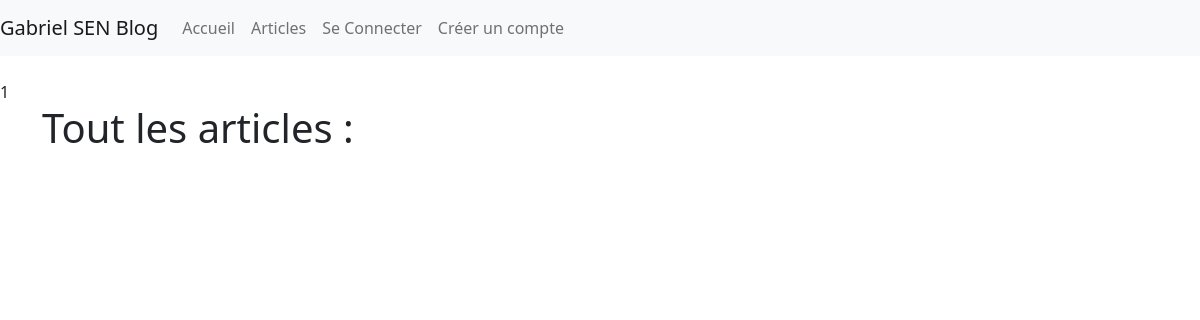
Page /articles on the earlier database version.
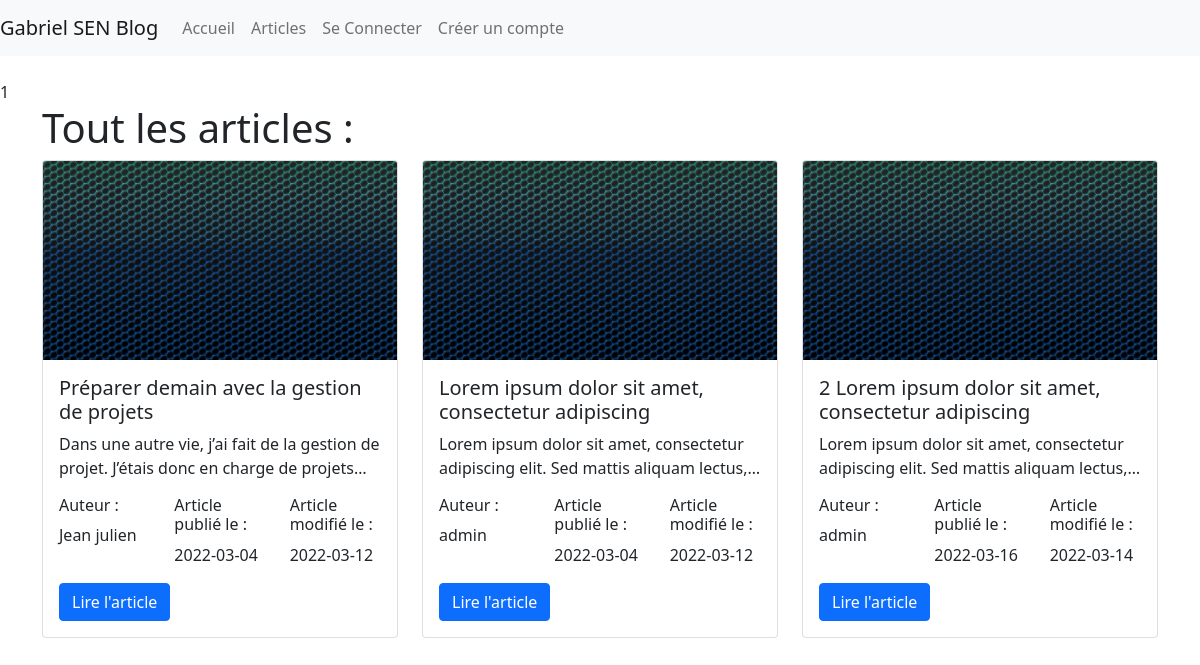
Same page on the later database version.
### tables this page shows
CREATE TABLE IF NOT EXISTS `articles` (
  `articles_id` int(11) NOT NULL AUTO_INCREMENT,
  `article_author_id` int(11) NOT NULL,
  `article_image` varchar(255) NOT NULL,
  `article_title` text NOT NULL,
  `article_subtitle` text,
  `article_content` text NOT NULL,
  `article_date_creation` date NOT NULL,
  `article_date_modification` date NOT NULL,
  PRIMARY KEY (`articles_id`),
  KEY `id_author` (`article_author_id`)
);

CREATE TABLE IF NOT EXISTS `user` (
  `user_id` int(11) NOT NULL AUTO_INCREMENT,
  `username` varchar(100) NOT NULL,
  `email` varchar(255) NOT NULL,
  `password` varchar(100) NOT NULL,
  `img` varchar(255) NOT NULL,
  `role` varchar(50) NOT NULL,
  `is_valid` int(1) NOT NULL,
  `clef` int(3) NOT NULL,
  PRIMARY KEY (`user_id`) USING BTREE,
  KEY `email` (`email`)
);

### src/controllers/MainController.php (called while the page is built, shortened)
<?php
abstract class MainController{
    protected function genererPage($data){
        extract($data);
        require_once($view);
        $content = ob_get_clean();
        require_once($template);
    }
}

### src/controllers/ArticlesController.php (called while the page is built)
<?php
require_once "src/model/articlesManager.php";
class ArticlesController extends MainController{
    private $articlesManager;
    public function afficherArticles(){
        $articles = $this->articlesManager->getArticles();
        $data_page = [
            "bodyClass" => "articles",
            "page_description" => "Description de la page d'accueil",
            "imgBase" => "./public/assets/images/article/articleBase.png",
            "titre" => "Tout les articles :",
            "view" => "src/views/articles.view.php",
            "template" => "src/views/template.view.php",
            "articles" => $articles
        ];
        $this->genererPage($data_page);
    }
    public function __construct(){
        $this->articlesManager = new ArticlesManager(new CommentsManager);
        $this->articlesManager->chargeArticles();
    }
}

### index.php (called while the page is built)
<?php
    require_once "src/controllers/routerController.php";
?>

### src/model/class/Security.class.php (called while the page is built, shortened)
<?php
class Security{
    public static function isLogged(){
        return (!empty($_SESSION['profil']));
    }
}

### src/model/ArticlesManager.php (called while the page is built, shortened)
<?php
    require_once "class/pdo.class.php";
    require_once "class/Article.class.php";
    class ArticlesManager extends Model{
        private $articles;
        private CommentsManager $commentsManager;
        public function __construct(CommentsManager $commentsManager ){
            $this->commentsManager = $commentsManager;
        }
        public function ajouterArticles($article){
            $this->articles[] = $article;
        }
        public function getArticles(){
            return $this->articles;
        }
        public function chargeArticles(){
            $req = $this->getBdd()->prepare(
                'SELECT articles.*, user.username
                FROM articles
                INNER JOIN user
                ON articles.article_author_id = user.user_id;'
                );
            $req->execute();
            $myArticles = $req->fetchAll(PDO::FETCH_ASSOC);
            foreach($myArticles as $article){
                $a = New Article(
                    $article['articles_id'],
                    $article['article_author_id'],
                    $article['article_image'],
                    $article['article_title'],
                    $article['article_subtitle'],
                    $article['article_content'],
                    $article['article_date_creation'],
                    $article['article_date_modification'],
                    $article['username'],
                    $this->commentsManager -> getComments($article['articles_id'])
                );
            }
        }
    }

### src/model/class/Article.class.php (called while the page is built, shortened)
<?php
class Article{
    private $id;
    private $image;
    private $title;
    private $texte;
    private $creationDate;
    private $modificationDate;
    private $username;
    public function __construct($id,$author,$image,$title,$subTitle,$texte,$creationDate,$modificationDate,$username, array $comments = []){
        $this->id = $id;
        $this->image = $image;
        $this->title = $title;
        $this->texte = $texte;
        $this->creationDate = $creationDate;
        $this->modificationDate = $modificationDate;
        $this->username = $username;
    }
    public function getId(){return $this->id;}
    public function getImage(){return $this->image;}
    public function getTitle(){return $this->title;}
    public function getTexte(){return $this->texte;}
    public function GetCreationDate(){return $this->creationDate;}
    public function getModificationDate(){return $this->modificationDate;}
    public function getUsername(){return $this->username;}
}

### src/model/class/pdo.class.php (called while the page is built, shortened)
<?php
abstract class Model{
    private static $pdo;
    private static function setbdd(){
        self::$pdo = new PDO('mysql:host=localhost;dbname=blog_tp_opcr;charset=utf8', 'root', '');
        self::$pdo->setAttribute(PDO::ATTR_ERRMODE,PDO::ERRMODE_WARNING);
    }
    protected function getBdd(){
        return self::$pdo;
    }
}

### src/model/CommentManager.php (called while the page is built, shortened)
<?php
    require_once "class/pdo.class.php";
    class CommentsManager extends Model{
        public function getComments(string $articleId){
            $req = $this->getBdd()->prepare(
                'SELECT comments.comment_id, comments.comment_text,comments.comment_date,comments.`user_id`, user.username
                FROM comments
                INNER JOIN user
                ON comments.user_id = user.user_id
                WHERE comment_article_id = :articleId');
            $req->bindParam('articleId', $articleId, PDO::PARAM_INT);
            $req->execute();
            $comments = $req->fetchAll(PDO::FETCH_ASSOC);
            $results = [];
            foreach($comments as $comment) {
                $results[] = new Comment(
                    $comment['comment_id'],
                    $comment['username'],
                    $comment['comment_text'],
                    $comment['comment_date']
                );
            }
            return $results;
        }
}

### src/views/articles.view.php (the view)
<?php
  require_once("src/model/class/Article.class.php");
  require_once("src/model/ArticlesManager.php");
?>
<?php
  for($i=0; $i < count($articles); $i++):
?>
  <div class="card_articles col-md-4 container_articles">
    <div class="card">
      <?php
        if(empty($articles[$i]->getImage())){
          echo '<img src="'.$imgBase.'"class="card-img-top" alt="...">';
        }else {
          echo '<img src="'.$articles[$i]->getImage().'" class="card-img-top" alt="...">';
        }
      ?>
      <div class="card-body">
        <h5 class="card-title"><?=$articles[$i]->getTitle()?></h5>
        <p class="card-text"><?=$articles[$i]->getTexte()?></p>
        <div class="row">
          <div class="col">
            <h6>Auteur : </h6>
            <p><?=$articles[$i]->getUsername()?></p>
          </div>
          <div class="col">
            <h6>Article publié le :</h6>
            <p><?=$articles[$i]->GetCreationDate()?></p>
          </div>
          <div class="col">
            <h6>Article modifié le :</h6>
            <p><?=$articles[$i]->getModificationDate()?></p>
          </div>
        </div>
        <a href="articleContent/<?= $articles[$i]->getId() ?>" class="btn btn-primary">Lire l'article</a>
      </div>
    </div>
  </div>
<?php endfor; ?>

### src/controllers/routerController.php (shortened to what this page needs)
<?=
require_once "src/model/class/Security.class.php";
$visitorController = new VisitorController();
require_once "ArticlesController.php";
$articlesController = new ArticlesController;
try {
  if(empty($_GET['page'])){
      $page = "home";
  } else {
      $url = explode("/", filter_var($_GET['page'],FILTER_SANITIZE_URL));
      $page = $url[0];
  }
  switch($page){
    case "articles" : $articlesController->afficherArticles();
    break;
  }
} catch (Exception $e){
  $visitorController->pageErreur($e->getMessage());
}
?>

### src/views/template.view.php (shortened to what this page needs)
<!DOCTYPE html>
<html lang="en">
<head>
  <link href="https://cdn.jsdelivr.net/npm/bootstrap@5.1.3/dist/css/bootstrap.min.css" rel="stylesheet">
  <link rel="stylesheet" href="https://cdn.jsdelivr.net/npm/bootstrap-icons@1.9.1/font/bootstrap-icons.css">
  <link rel="stylesheet" href="css/style.css ">
  <link rel="stylesheet" href="../css/style.css ">
  <link rel="stylesheet" href="css/fa/all.min.css ">
  <link rel="stylesheet" href="../css/fa/all.min.css ">
</head>
<body class="<?=$bodyClass?>">
<?php include('components/header.php'); ?>
<div class="container w-70 mx-auto">
  <div class="row">
    <h1> <?= $titre ?> </h1>
    <?= $content ?>
  </div>
</div>
</body>
</html>

### components/header.php (shortened to what this page needs)
<nav class="navbar navbar-expand-lg navbar-light bg-light sticky">
    <a class="navbar-brand" href="#">Gabriel SEN Blog</a>
    <div class="collapse navbar-collapse" id="navbarText">
        <ul class="navbar-nav mr-auto">
            <li class="nav-item active">
                <a class="nav-link" href="<?= URL; ?>home">Accueil</a>
            </li>
            <li class="nav-item">
                <a class="nav-link" href="<?= URL; ?>articles">Articles</a>
            </li>
            <?php if(!Security::islogged()) : ?>
                <li class="nav-item">
                    <a class="nav-link" href="<?= URL; ?>login">Se Connecter</a>
                </li>
                <li class="nav-item">
                    <a class="nav-link" href="<?= URL; ?>creataccount">Créer un compte</a>
                </li>
            <?php endif ; ?>
        </ul>
    </div>
    </nav>

### css/style.css (style rules this page uses)
body { position: relative; padding-top: 5rem; }
.container_articles .card { width: 100%; }
.container_articles .card .card-body .card-text { overflow: hidden; text-overflow: ellipsis; display: -webkit-box; -webkit-line-clamp: 2; line-clamp: 2; -webkit-box-orient: vertical; }
nav.sticky { position: fixed; top: 0; width: 100%; }

Differences in the rows shown:
added articles: article_title "Préparer demain avec la gestion de projets", article_content "Dans une autre vie, j’ai fait de la gestion de projet. J’étais donc en charge de…", article_author.username "Jean julien", article_date_creation "2022-03-04", article_date_modification "2022-03-12"
added articles: article_title "Lorem ipsum dolor sit amet, consectetur adipiscing", article_content "Lorem ipsum dolor sit amet, consectetur adipiscing elit. Sed mattis aliquam…", article_author.username "admin", article_date_creation "2022-03-04", article_date_modification "2022-03-12"
added articles: article_title "2 Lorem ipsum dolor sit amet, consectetur adipiscing", article_content "Lorem ipsum dolor sit amet, consectetur adipiscing elit. Sed mattis aliquam…", article_author.username "admin", article_date_creation "2022-03-16", article_date_modification "2022-03-14"
